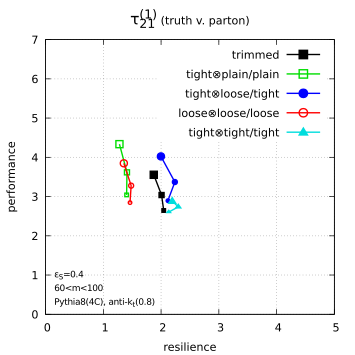

Write the gnuplot code that produced this figure.
reset
set term pdfcairo enhanced size 9cm,9cm
set colors classic
set out 'grooming-scan.pdf'

call 'defaults.gp'

eS=0.4

R=default_R
pt=default_pt
levelref=default_levelref
levelalt=default_levelalt

level=levelref.'_'.levelalt

set xlabel 'resilience'
set xrange [0:5]

set ylabel 'performance'
set yrange [0:7]

set grid dt 3 lw 1

set label 102 '{/*0.8 Pythia8(4C), anti-k_t('.R.')}' left at graph 0.03,0.05
set label 103 '{/*0.8 60<m<100}'                     left at graph 0.03,0.10
set label 101 sprintf('{/*0.8 {/Symbol e}_S=%g',eS)  left at graph 0.03,0.15

m(shape)=sprintf('< grep -m1 "^#columns:" ../quality-measures/qualities-R'.R.'-truth_parton.res | sed "s/#columns: //"; grep %s ../quality-measures/qualities-R'.R.'-truth_parton.res',shape)

resilience ="1.0/sqrt(column('Bcorrection_'.level)**2+column('Scorrection_'.level)**2)"
performance="column('significance_'.levelref)"

set macros
set title levelref.' v. '.levelalt 


groomers="trimmed tpp tlt lll ttt"
groomer_labels='"trimmed" "tight{/Symbol \304}plain/plain" "tight{/Symbol \304}loose/tight" "loose{/Symbol \304}loose/loose" "tight{/Symbol \304}tight/tight"'

shapes="tau21_beta1 tau21_beta2 N2_beta1 N2_beta2 D2_beta1 D2_beta2 M2_beta1 M2_beta2"
shape_labels='"{/Symbol t}@_{21}^{(1)}" "{/Symbol t}@_{21}^{(2)}" "N@_2^{(1)}" "N@_2^{(2)}" "D@_2^{(1)}" "D@_2^{(2)}" "M@_2^{(1)}" "M@_2^{(2)}"'

set style line 1 dt 1 lc rgb "#000000" lw 2 pt 5
set style line 2 dt 1 lc rgb "#00dd00" lw 2 pt 4
set style line 3 dt 1 lc rgb "#0000ff" lw 2 pt 7
set style line 4 dt 1 lc rgb "#ff0000" lw 2 pt 6
set style line 5 dt 1 lc rgb "#00dddd" lw 2 pt 9

set key spacing 1.5

# produce one plot for each grooming level
do for [ishape=1:words(shapes)]{
    shape=word(shapes,ishape)
    set title '{/*1.4 '.word(shape_labels,ishape).'} ('.levelref.' v. '.levelalt.')'
    plot for [igroomer=1:words(groomers)] m(shape.'_'.word(groomers,igroomer)) u (@resilience):(@performance):((0.001*$2)**0.5*0.6) w linesp ls igroomer ps variable t word(groomer_labels,igroomer) 
}
     
set out
